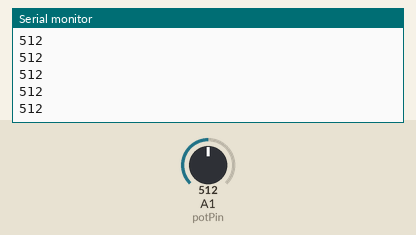
Simulated run of this sketch. Board: Arduino Uno, built with avr-gcc and run on an emulated ATmega328P. Parts: the last lines printed to the serial monitor. The inputs (shaded band) are chosen by the test bench; at power-on: A1 (potPin) = 512.

Above: at 1.2 s.
1.3 s: A1 (potPin) set to 716
At 1.56 s:
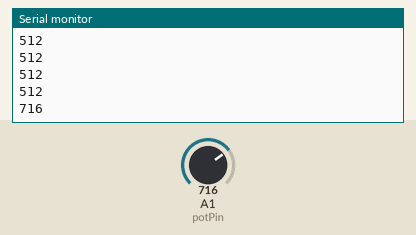
2.8 s: A1 (potPin) set to 900
At 2.96 s:
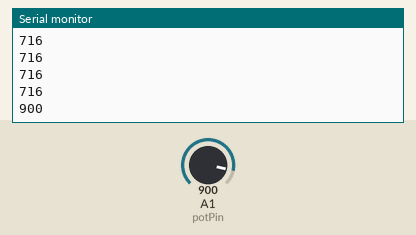
Timing chart, 0 to 5.8 s (numbered marks = the images above; inputs shaded):
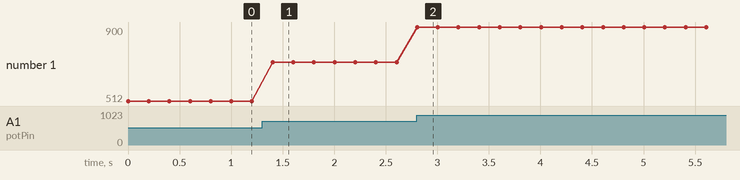

Measured:
- after the input at 1.3 s, the serial monitor: prints a new line after 0.10 s (image 1)
- after the input at 2.8 s, the serial monitor: prints a new line at once (image 2)
- plotted number 1: 512 → 716 after the input at 1.3 s, 716 → 900 after the input at 2.8 s

The sketch:

WaltherKraamPrax3_4arduinoPool.ino
```cpp
int potPin = A1;
int value;

void setup() {
  // put your setup code here, to run once:
  Serial.begin(9600);
  pinMode(potPin, INPUT);
}

void loop() {
  // put your main code here, to run repeatedly:
  value = analogRead(potPin);
  Serial.println(value);
  delay(200);
}
```
